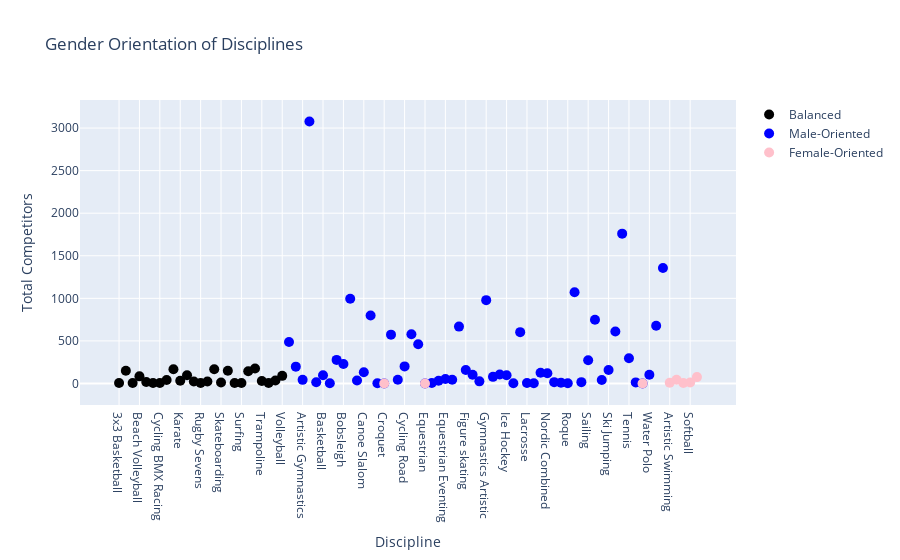

Notebook code cell kept with this figure:
### Code cell
import plotly.graph_objects as go

def plot_gender_orientation(filtered_df, male_df, female_df):
    """
    Plot the gender orientation of disciplines using Plotly.

    Parameters:
        filtered_df (pandas.DataFrame): The DataFrame containing the filtered disciplines.
        male_df (pandas.DataFrame): The DataFrame containing the male-oriented disciplines.
        female_df (pandas.DataFrame): The DataFrame containing the female-oriented disciplines.
    """
    # Create a scatter plot with labels for the gender orientations
    fig = go.Figure()

    # Add a scatter trace for balanced orientation
    fig.add_trace(
        go.Scatter(
            x=filtered_df.index,
            y=filtered_df['total_competitors'],
            mode='markers',
            hovertemplate='<b>Discipline:</b> %{x}<br><b>Orientation:</b> Balanced',
            marker=dict(color='black', symbol='circle', size=10),
            name='Balanced'
        )
    )

    # Add a scatter trace for male orientation
    fig.add_trace(
        go.Scatter(
            x=male_df.index,
            y=male_df['total_competitors'],
            mode='markers',
            hovertemplate='<b>Discipline:</b> %{x}<br><b>Orientation:</b> Male-Oriented',
            marker=dict(color='blue', symbol='circle', size=10),
            name='Male-Oriented'
        )
    )

    # Add a scatter trace for female orientation
    fig.add_trace(
        go.Scatter(
            x=female_df.index,
            y=female_df['total_competitors'],
            mode='markers',
            hovertemplate='<b>Discipline:</b> %{x}<br><b>Orientation:</b> Female-Oriented',
            marker=dict(color='pink', symbol='circle', size=10),
            name='Female-Oriented'
        )
    )

    # Update the layout
    fig.update_layout(
        title='Gender Orientation of Disciplines',
        xaxis_title='Discipline',
        yaxis_title='Total Competitors',
        showlegend=True
    )

    # Show the interactive plot
    fig.show()

# Assuming you have the filtered, male-oriented, and female-oriented DataFrames
plot_gender_orientation(balanced_orientation_df, male_orientation_df, female_orientation_df)

### Figure 1 — Plotly figure (JSON) as saved in the notebook; plotly's stock layout.template omitted (floating-point values rounded to 4 significant figures)
{"data": [{"hovertemplate": "<b>Discipline:</b> %{x}<br><b>Orientation:</b> Balanced", "marker": {"color": "black", "size": 10, "symbol": "circle"}, "mode": "markers", "name": "Balanced", "type": "scatter", "x": ["3x3 Basketball", "Badminton", "Baseball/Softball", "Beach Volleyball", "Cycling BMX", "Cycling BMX Freestyle", "Cycling BMX Racing", "Cycling Mountain Bike", "Freestyle Skiing", "Karate", "Luge", "Marathon Swimming", "Rugby Sevens", "Short Track", "Short Track Speed Skating", "Skateboarding", "Snowboard", "Sport Climbing", "Surfing", "Table Tennis", "Taekwondo", "Trampoline", "Trampoline Gymnastics", "Triathlon", "Volleyball"], "y": [6, 150, 6, 84, 18, 6, 6, 42, 168, 32, 96, 24, 6, 24, 168, 12, 150, 6, 6, 144, 176, 30, 6, 36, 90]}, {"hovertemplate": "<b>Discipline:</b> %{x}<br><b>Orientation:</b> Male-Oriented", "marker": {"color": "blue", "size": 10, "symbol": "circle"}, "mode": "markers", "name": "Male-Oriented", "type": "scatter", "x": ["Alpine Skiing", "Archery", "Artistic Gymnastics", "Athletics", "Baseball", "Basketball", "Basque Pelota", "Biathlon", "Bobsleigh", "Boxing", "Canoe Marathon", "Canoe Slalom", "Canoe Sprint", "Cricket", "Croquet", "Cross Country Skiing", "Curling", "Cycling Road", "Cycling Track", "Diving", "Equestrian", "Equestrian  Vaulting", "Equestrian Dressage", "Equestrian Eventing", "Equestrian Jumping", "Fencing", "Figure skating", "Football", "Golf", "Gymnastics Artistic", "Handball", "Hockey", "Ice Hockey", "Jeu de Paume", "Judo", "Lacrosse", "Military Patrol", "Modern Pentathlon", "Nordic Combined", "Polo", "Rackets", "Roque", "Rowing", "Rugby", "Sailing", "Shooting", "Skeleton", "Ski Jumping", "Speed skating", "Swimming", "Tennis", "Tug of War", "Water Motorsports", "Water Polo", "Weightlifting", "Wrestling"], "y": [488, 198, 43, 3077, 15, 96, 2, 277, 229, 996, 36, 132, 799, 2, 0, 574, 45, 201, 578, 460, 0, 6, 33, 53, 45, 668, 159, 103, 25, 979, 78, 106, 96, 3, 603, 5, 3, 126, 120, 16, 10, 3, 1072, 16, 273, 748, 42, 159, 611, 1760, 296, 13, 0, 103, 679, 1356]}, {"hovertemplate": "<b>Discipline:</b> %{x}<br><b>Orientation:</b> Female-Oriented", "marker": {"color": "pink", "size": 10, "symbol": "circle"}, "mode": "markers", "name": "Female-Oriented", "type": "scatter", "x": ["Artistic Swimming", "Croquet", "Equestrian", "Gymnastics Rhythmic", "Rhythmic Gymnastics", "Softball", "Synchronized Swimming", "Water Motorsports"], "y": [9, 0, 0, 45, 6, 12, 75, 0]}], "layout": {"showlegend": true, "title": {"text": "Gender Orientation of Disciplines"}, "xaxis": {"title": {"text": "Discipline"}}, "yaxis": {"title": {"text": "Total Competitors"}}}}
